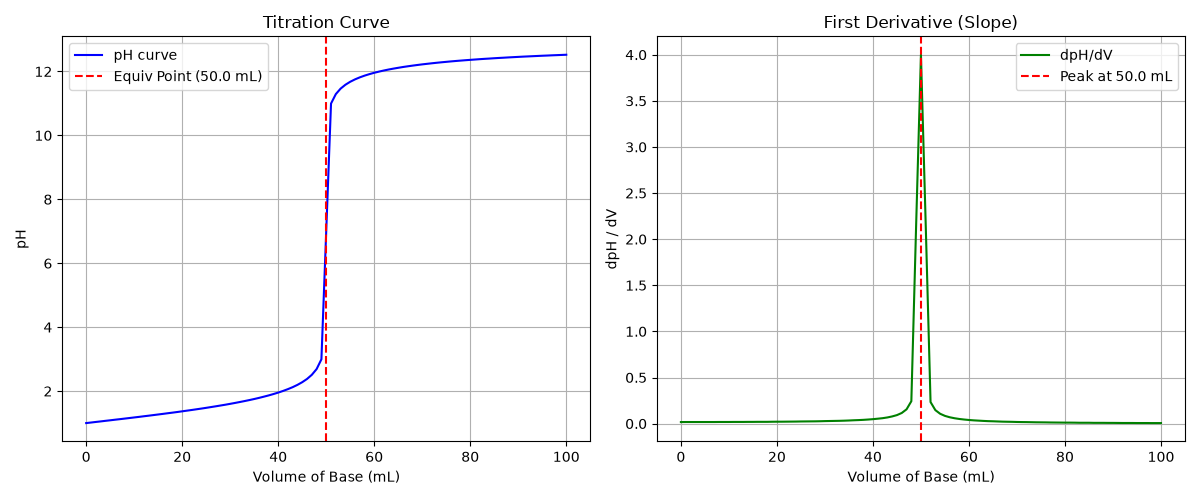

Here is the Python script that generated this plot:
import numpy as np
import pandas as pd
import matplotlib.pyplot as plt

# TODO 1: Read titration.csv
data = pd.read_csv('titration.csv')
V = data['volume_base'].values
pH = data['pH'].values

# TODO 2: Compute slope and find equivalence point
dpH_dV = np.gradient(pH, V)
idx_equiv = np.argmax(dpH_dV)
v_equiv = V[idx_equiv]
pH_equiv = pH[idx_equiv]

print(f"Equivalence point is at Volume = {v_equiv:.2f} mL (pH = {pH_equiv:.2f})")

# TODO 3: Plot results
fig, (ax1, ax2) = plt.subplots(1, 2, figsize=(12, 5))

# Left plot: Titration curve
ax1.plot(V, pH, 'b-', label='pH curve')
ax1.axvline(v_equiv, color='r', linestyle='--', label=f'Equiv Point ({v_equiv:.1f} mL)')
ax1.set_xlabel('Volume of Base (mL)')
ax1.set_ylabel('pH')
ax1.set_title('Titration Curve')
ax1.legend()
ax1.grid(True)

# Right plot: Derivative (slope)
ax2.plot(V, dpH_dV, 'g-', label='dpH/dV')
ax2.axvline(v_equiv, color='r', linestyle='--', label=f'Peak at {v_equiv:.1f} mL')
ax2.set_xlabel('Volume of Base (mL)')
ax2.set_ylabel('dpH / dV')
ax2.set_title('First Derivative (Slope)')
ax2.legend()
ax2.grid(True)

plt.tight_layout()
plt.savefig('titration.png')
plt.show()
